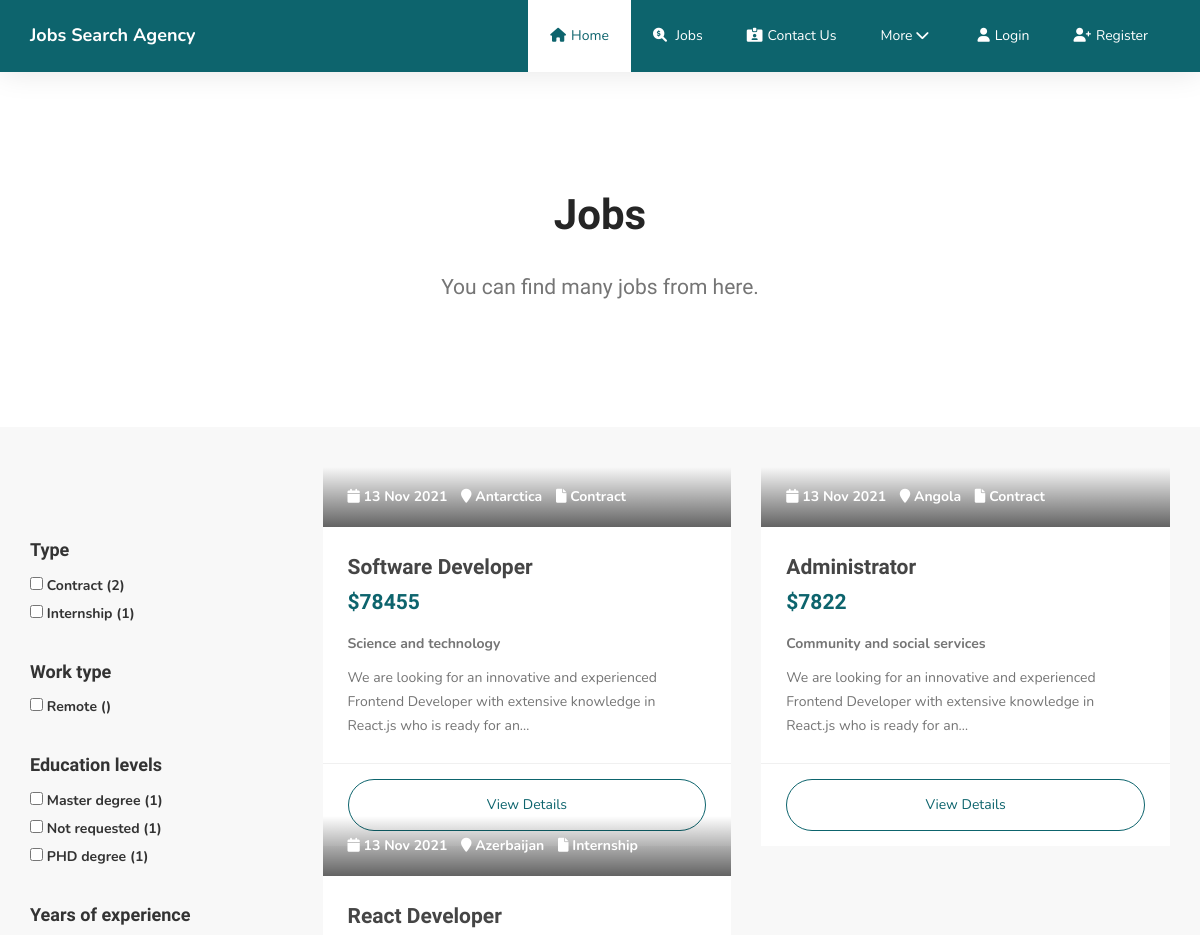
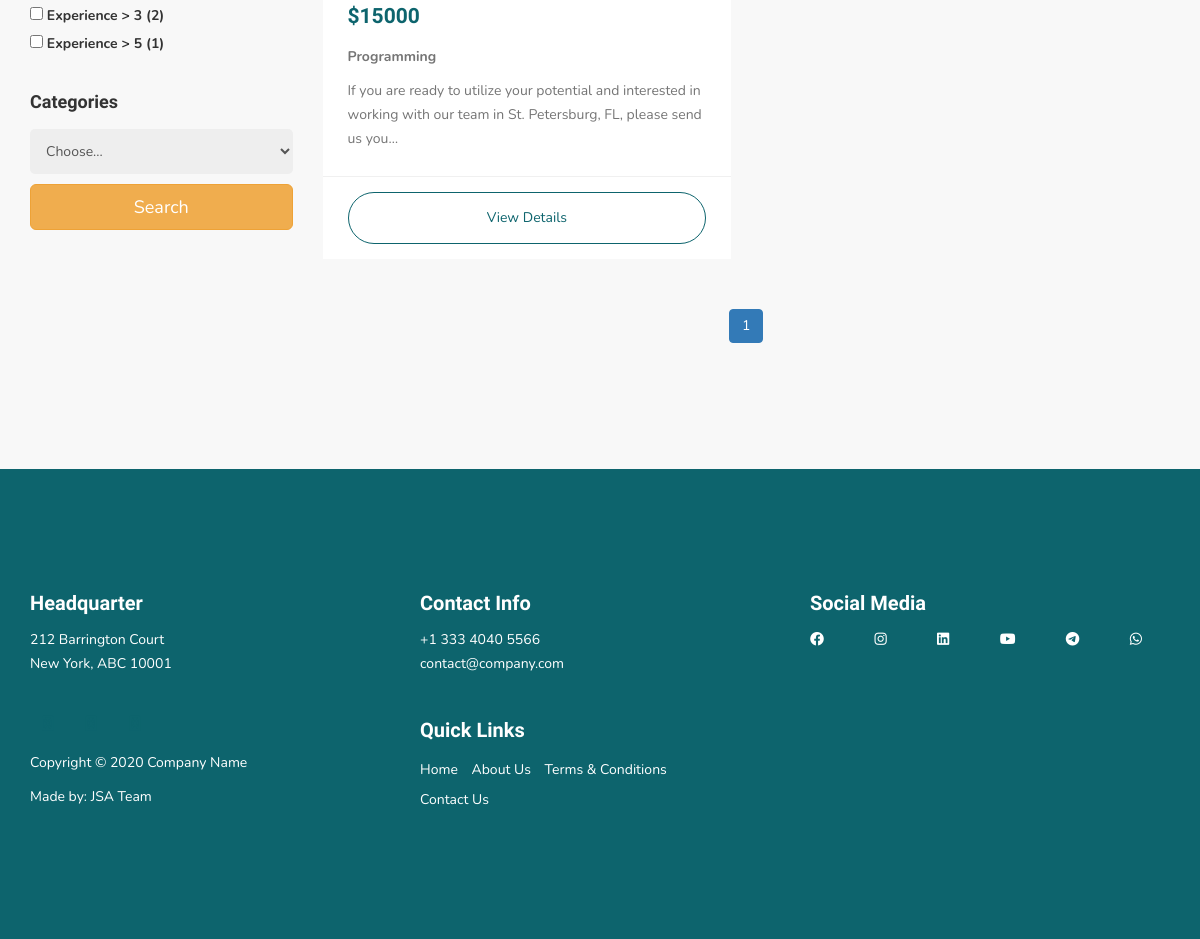
Screenshot of /jobs/ with the database file from the repository (2 pictures, top to bottom).
### jobs/models.py (models this page shows, shortened)
class Job(models.Model):
    TYPE = (
        ('Contract', 'Contract'),
        ('Internship', 'Internship'),
        ('Part time', 'Part time'),
    )
    WORKTYPE = (
        ('On-site', 'On-site'),
        ('Remote', 'Remote'),
        ('Hybrid', 'Hybrid'),
    )
    ELEVEL = (
        ('Not requested', 'Not requested'),
        ('Bachelor degre', 'Bachelor degre'),
        ('Master degree', 'Master degree'),
        ('PHD degree', 'PHD degree'),
    )
    EXXPERİENCE = (
        ('Not requested', 'Not requested'),
        ('Experience > 1', 'Experience > 1'),
        ('Experience > 3', 'Experience > 3'),
        ('Experience > 5', 'Experience > 5'),
    )
    jobtitle = models.CharField(max_length=500, verbose_name="Job title")
    salary = models.PositiveIntegerField()
    overview = models.CharField(max_length=2000)
    description = RichTextUploadingField(blank=True)
    employer=models.ForeignKey(Employer, on_delete=models.CASCADE)
    type = models.CharField(max_length=500, choices=TYPE)
    worktype = models.CharField(max_length=500, choices=WORKTYPE)
    level = models.CharField(max_length=500, choices=ELEVEL)
    experience = models.CharField(max_length=500, choices=EXXPERİENCE)
    jobcategory = models.ForeignKey(JobCategory,on_delete=models.CASCADE)
    country = CountryField(blank_label='(select country)')
    slug = models.SlugField(null=False, unique=True)
    create_at = models.DateTimeField(auto_now_add=True)
    update_at = models.DateTimeField(auto_now=True)
    def get_absolute_url(self):
        return reverse('job-detail', kwargs ={
            'slug':self.slug
        })
    class Meta:
        verbose_name = 'Job'
        verbose_name_plural = 'Jobs'

class JobCategory(models.Model):
    title=models.CharField(max_length=1250)
    created_at = models.DateTimeField(auto_now_add=True)
    updated_at = models.DateTimeField(auto_now=True)
    def __str__(self):
        return self.title
    class Meta:
        verbose_name = 'Job category'
        verbose_name_plural = 'Job category'

### jobs/views.py (the view)
# urls.py: path('jobs/', views.jobs,name="jobs"),
def jobs(request):
    qs = Job.objects.all().order_by('-create_at')
    categories = JobCategory.objects.all()
    type_counts = get_type_count()
    worktype_counts = get_worktype_count()
    expereince_counts = get_experience_count()
    level_counts = get_level_count()
    category_counts = get_category_count()
    Job.objects.filter(create_at__lte=datetime.now()-timedelta(days=21)).delete()
    type = request.GET.get('type')
    worktype = request.GET.get('worktype')
    level = request.GET.get('level')
    experience = request.GET.get('experience')
    category = request.GET.get('category')
    if is_valid_queryparam(type):
        qs = qs.filter(type=type)
    if is_valid_queryparam(worktype):
        qs = qs.filter(worktype=worktype)
    if is_valid_queryparam(level):
        qs = qs.filter(level=level)
    if is_valid_queryparam(experience):
        qs = qs.filter(experience=experience)
    if is_valid_queryparam(category) and category != 'Choose...':
        qs = qs.filter(jobcategory__title=category)
    paginator = Paginator(qs, 4)
    page_request_var = 'page'
    page = request.GET.get(page_request_var)
    try:
        paginated_queryset = paginator.page(page)
    except PageNotAnInteger:
        paginated_queryset = paginator.page(1)
    except EmptyPage:
        paginated_queryset = paginator.page(paginator.num_pages)
    context = {
        'queryset': paginated_queryset,
        'page_request_var': page_request_var,
        'type_counts':type_counts,
        'expereince_counts':expereince_counts,
        'level_counts':level_counts,
        'category_counts':category_counts,
        'worktype_counts':worktype_counts,
        'categories':categories,
    }
    return render(request, 'mainpages/job-listing.html', context)

### jobs/views.py (called while the page is built)
def get_type_count():
    querysetType = Job \
        .objects \
        .values('type') \
        .annotate(Count('type'))
    return querysetType

def get_worktype_count():
    querysetType = Job \
        .objects \
        .values('worktype') \
        .annotate(Count('worktype'))
    return querysetType

def get_experience_count():
    querysetExperience = Job \
        .objects \
        .values('experience') \
        .annotate(Count('experience'))
    return querysetExperience

def get_level_count():
    querysetLevel = Job \
        .objects \
        .values('level') \
        .annotate(Count('level'))
    return querysetLevel

def get_category_count():
    querysetCategory = Job \
        .objects \
        .values('jobcategory') \
        .annotate(Count('jobcategory'))
    return querysetCategory

def is_valid_queryparam(param):
    return param != '' and param is not None

### templates/mainpages/job-listing.html (shortened to what this page needs)
{% extends "base.html" %}
{% load static %}
{% load countries %}
{% block content %}
     <section>
          <div class="container">
               <div class="text-center">
                    <h1>Jobs</h1>
                    <br>
                    <p class="lead">You can find many jobs from here.</p>
               </div>
          </div>
     </section>
     <section class="section-background">
          <div class="container">
               <div class="row">
                    <div class="col-lg-3 col-xs-12">
                         <div class="form">
                              <form action="" method="GET">
                                   <h4>Type</h4>
                                   {% for type_count in type_counts %}
                                   <div>
                                        <label>
                                             <input type="checkbox" name="type" value="{{type_count.type}}">
                                             {{type_count.type}} ({{type_count.type__count}})
                                        </label>
                                   </div>
                                   {% endfor %}
                                   <br>
                                   <h4>Work type</h4>
                                   {% for worktype_count in worktype_counts %}
                                   <div>
                                        <label>
                                             <input type="checkbox" name="worktype" value="{{type_count.worktype}}">
                                             {{worktype_count.worktype}} ({{worktype_count.type__count}})
                                        </label>
                                   </div>
                                   {% endfor %}
                                   <br>
                                   <h4>Education levels</h4>
                                   {% for level_count in level_counts %}
                                   <div>
                                        <label>
                                             <input type="checkbox" name="level" value="{{level_count.level}}">
                                             {{level_count.level}} ({{level_count.level__count}})
                                        </label>
                                   </div>
                                   {% endfor %}
                                   <br>
                                   <h4>Years of experience</h4>
                                   {% for expereince_count in expereince_counts %}
                                   <div>
                                        <label>
                                             <input type="checkbox" name="experience" value="{{expereince_count.experience}}">
                                             {{expereince_count.experience}} ({{expereince_count.experience__count}})
                                        </label>
                                   </div>
                                   {% endfor %}
                                   <br>
                                   <div>
                                        <h4 style="margin-bottom: 15px">Categories</h4>
                                        <select name="category" id="category" class="form-control">
                                          <option selected>Choose...</option>
                                        </select>
                                      </div>
                                      <div>
                                        <input class="btn btn-warning btn-lg btn-block mt-3 mb-5" type="submit" value="Search"/>
                                      </div>
                              </form>
                         </div>
                    </div>
                    <div class="col-lg-9 col-xs-12">
                         <div class="row">
                              {% for job in queryset %}
                              <div class="col-lg-6 col-md-4 col-sm-6">
                                   <div class="courses-thumb courses-thumb-secondary">
                                        <div class="courses-top">
                                             <div class="courses-date">
                                                  <span title="Posted on"><i class="fa fa-calendar"></i> {{job.create_at|date:"d M Y"}}</span>
                                                  <span title="Location"><i class="fa fa-map-marker"></i> {{job.country.name}}</span>
                                                  <span title="Type"><i class="fa fa-file"></i> {{job.type}}</span>
                                             </div>
                                        </div>
                                        <div class="courses-detail">
                                             <h3><a href="{{job.get_absolute_url }}">{{job.jobtitle}}</a></h3>
                                             <p class="lead"><strong>${{job.salary}}</strong></p>
                                             <p> <strong>{{job.jobcategory}}</strong></p>
                                             <p> {{job.overview|truncatechars:125}}</p>
                                        </div>
                                        <div class="courses-info">
                                             <a href="{{job.get_absolute_url }}" class="section-btn btn btn-primary btn-block">View Details</a>
                                        </div>
                                   </div>
                              </div>
                              {% endfor %}
                              <div class="col-lg-12 text-center">
                                   <ul class="pagination">
                                     <li class="page-item active"><a href="?{{ page_request_var }}={{ queryset.number }}" class="page-link">{{ queryset.number }}</a></li>
                                   </ul>
                                 </div>
                         </div>
                    </div>
               </div>
          </div>
     </section>
{% endblock %}

### static/assets/css/style.css (style rules this page uses)
body { background: #ffffff; font-family: 'Nunito', sans-serif; overflow-x: hidden; padding-top: 70px; }
h1, h2, h3, h4, h5, h6 { font-family: 'Muli', sans-serif; font-weight: bold; line-height: inherit; }
h1 { color: #252525; font-size: 3em; line-height: normal; }
h3 { font-size: 1.5em; }
h3, h3 a { color: #454545; }
p { color: #757575; font-size: 14px; font-weight: normal; line-height: 24px; }
html { -webkit-font-smoothing: antialiased; }
a { color: #252525; -webkit-transition: 0.5s; transition: 0.5s; text-decoration: none !important; }
a, input, button, .form-control { -webkit-transition: 0.5s; transition: 0.5s; }
.form .form-control, .entry-form .form-control { background: transparent; border: 0; border-bottom: 1px solid; border-radius: 0; box-shadow: none; height: 45px; margin: 10px 0; }
section { position: relative; padding: 100px 0; }
.section-btn { background: transparent; border-radius: 50px; border: 1px solid #ffffff; color: #ffffff; font-size: inherit; font-weight: normal; padding: 15px 30px; transition: 0.5s; }
.courses-thumb { background: #f9f9f9; position: relative; }
.courses-thumb-secondary { margin-bottom: 30px; }
.form .form-control, .modal .form-control { background-color: #eee; }
.courses-top { position: relative; }
.courses-date { background: linear-gradient(rgba(255, 0, 0, 0), rgba(0, 0, 0, 0.6)); width: 100%; position: absolute; bottom: 0; padding: 20px 25px; }
.courses-date span, .courses-author span { font-size: 14px; font-weight: bold; }
.courses-date span { color: #ffffff; display: inline-block; margin-right: 10px; }
.courses-detail { padding: 25px 25px 15px 25px; }
.courses-detail h3 { margin: 0 0 2px 0; }
.courses-info { border-top: 1px solid #f0f0f0; position: relative; clear: both; padding: 15px 25px; }
.form .form-control, #contact-form .form-control { border: 0; border-radius: 5px; box-shadow: none; margin: 10px 0; }
.lead { font-family: "Muli"; font-weight: 300; line-height: 1.8; }
.section-btn.btn-primary { border-color: #0d646d; color: #0d646d; }
.courses-thumb .lead, .team-info .lead { margin-bottom: 10px; }
.courses-thumb .lead strong, .team-info .lead strong { color: #0d646d; }
section, .section-background .item, .section-background .courses-thumb, .section-background .team-thumb, main>section:nth-child(even) .item, main>section:nth-child(even) .courses-thumb, main>section:nth-child(even) .team-thumb, main>section { background: #fff; }
section .item, section .courses-thumb, section .team-thumb, .section-background, main>section .item, main>section .courses-thumb, main>section .team-thumb, main>section:nth-child(even) { background: #f8f8f8; }

### rows the page displays
Job: type "Internship", type__count "1", level "Master degree", level__count "1", create_at "13 Nov 2021", country.name "Azerbaijan", jobtitle "React Developer", salary "15000", jobcategory "Programming", overview "If you are ready to utilize your potential and interested in working with our team in St. Petersburg, FL, please send us you…"
Job: create_at "13 Nov 2021", country.name "Antarctica", type "Contract", jobtitle "Software Developer", salary "78455", jobcategory "Science and technology", overview "We are looking for an innovative and experienced Frontend Developer with extensive knowledge in React.js who is ready for an…"
Job: create_at "13 Nov 2021", country.name "Angola", type "Contract", jobtitle "Administrator", salary "7822", jobcategory "Community and social services", overview "We are looking for an innovative and experienced Frontend Developer with extensive knowledge in React.js who is ready for an…"

### other values shown
{{ type_count.type }} "Contract"
{{ type_count.type__count }} "2"
{{ worktype_count.worktype }} "Remote"
{{ level_count.level }} "Not requested" "PHD degree"
{{ level_count.level__count }} "1" "1"
{{ expereince_count.experience }} "Experience > 3" "Experience > 5"
{{ expereince_count.experience__count }} "2" "1"
{{ queryset.number }} "1"
